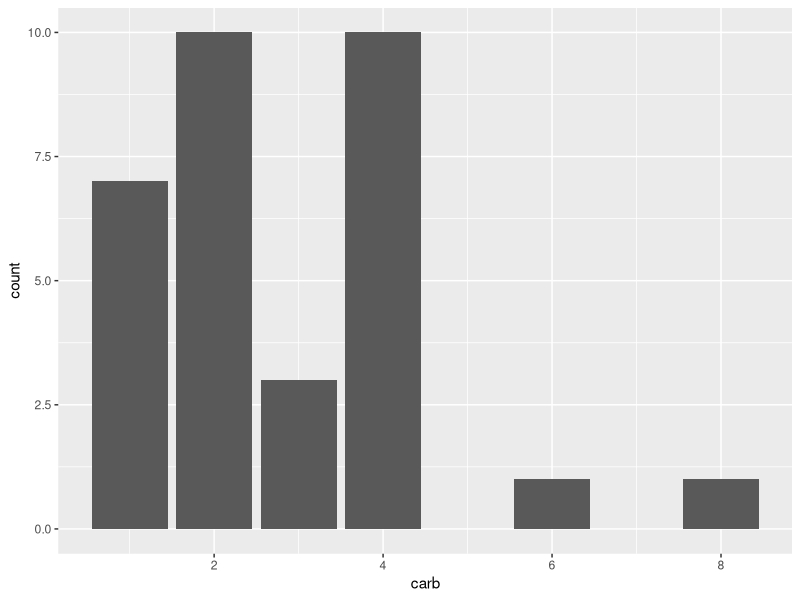
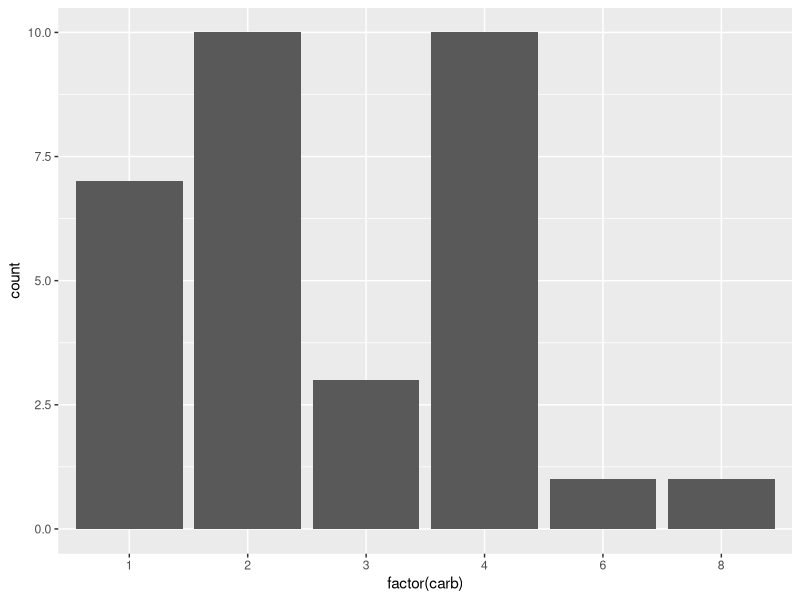
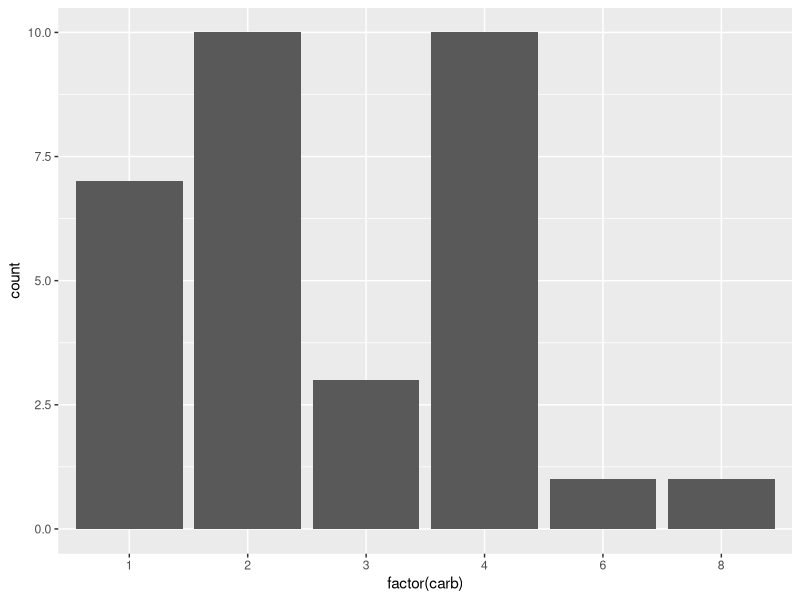
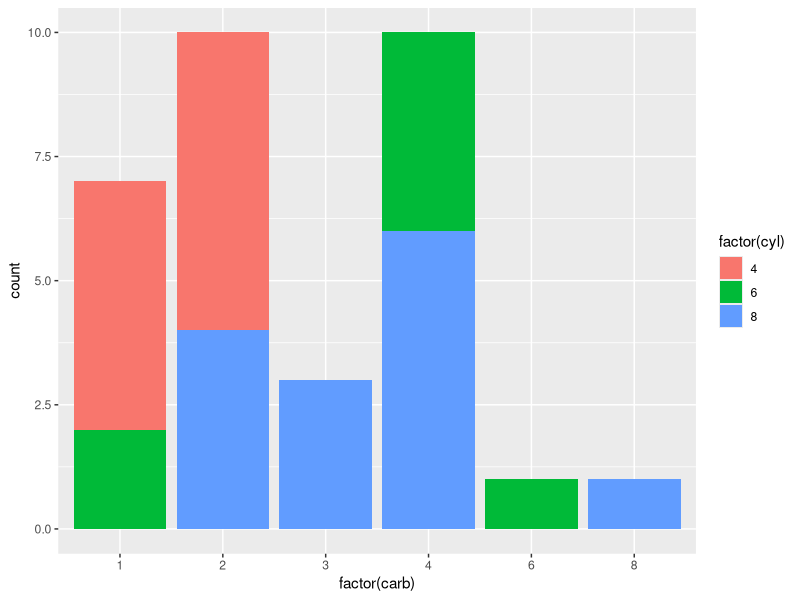
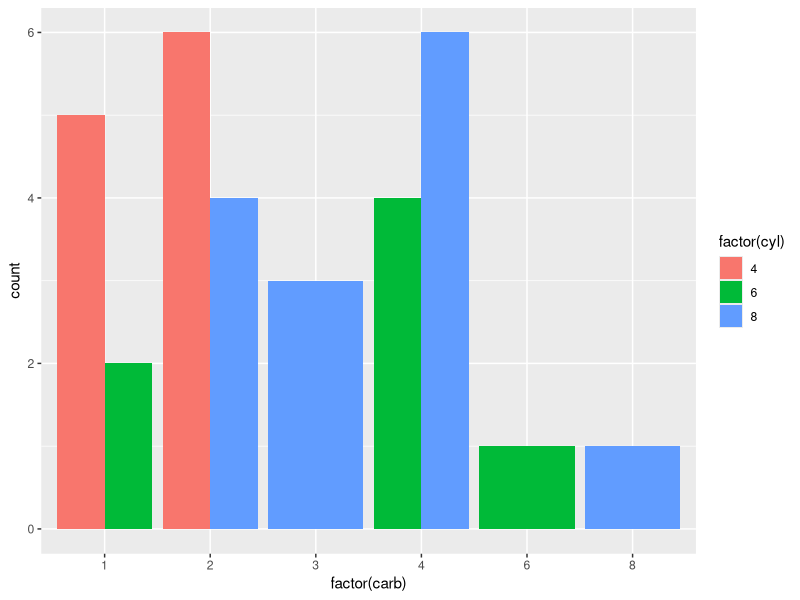
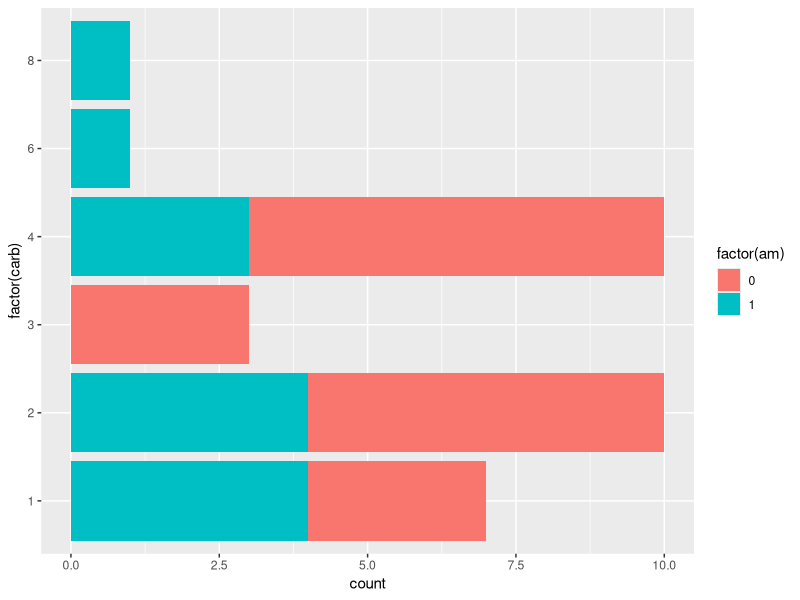
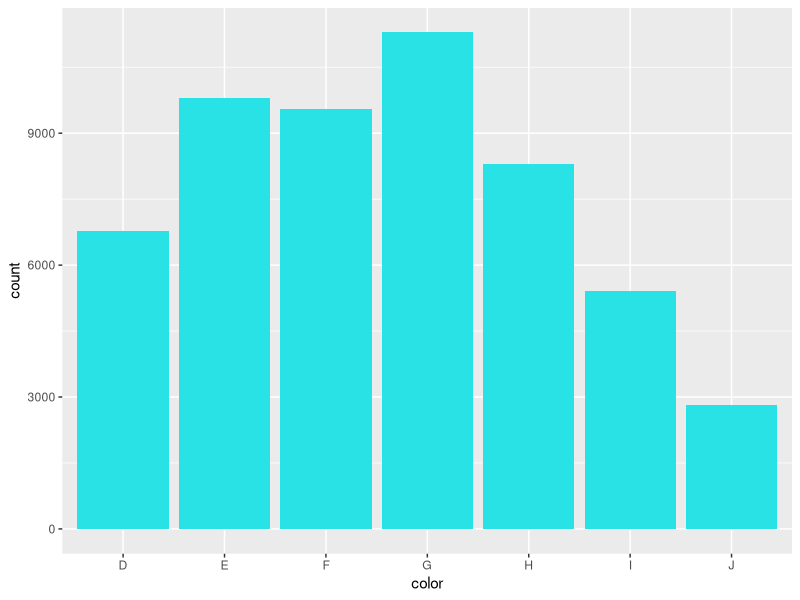
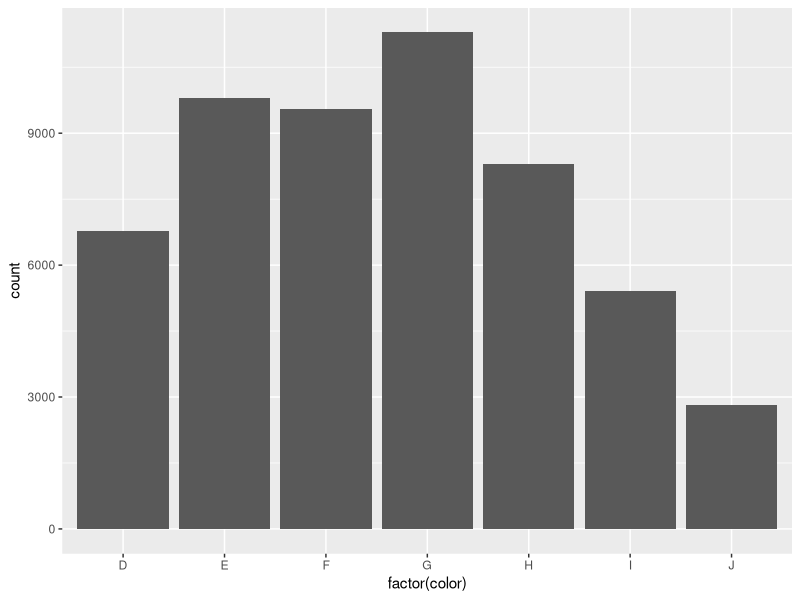

R code for these plots, in order: (Note: this script raises an error after producing the figures.)
#install.packages("ggplot2")
library(ggplot2)

### barplot

head(mtcars)

ggplot(data = mtcars, aes(carb)) + geom_bar()
ggplot(data = mtcars, aes(factor(carb))) + geom_bar()
ggplot(data = mtcars) + geom_bar(aes(factor(carb)))
ggplot(data = mtcars) + geom_bar(aes(factor(carb),fill=factor(cyl)))
ggplot(data = mtcars) + geom_bar(aes(x=factor(carb),fill=factor(cyl)),position='dodge')
ggplot(data = mtcars) + geom_bar(aes(factor(carb),fill=factor(am))) + coord_flip()

head(diamonds)
dataset = diamonds
ggplot(data = dataset, aes(color)) + geom_bar(fill=5)
p <-  ggplot(data = dataset)
p + geom_bar(aes(factor(color)))
p + geom_bar(aes(factor(color),fill=factor(clarity)))
p + geom_bar(aes(factor(color),fill=factor(clarity)),position='dodge')

# PRICE LEVEL
summary(diamonds$price)
# 1000, 5000
pricelevel <- (diamonds$price>1000) + (diamonds$price > 5000)
is.vector(pricelevel)
#pricelevel[pricelevel==2]
dataset$pricelevel <-  as.factor(as.integer(pricelevel))

p <-  ggplot(data = dataset)
p + geom_bar(aes(factor(color),fill=factor(clarity))) + 
  facet_wrap(~pricelevel)

### boxplot
p + geom_boxplot(aes(x=factor(clarity),y=price))
p + geom_boxplot(aes(x=factor(clarity),y=price)) + geom_jitter()
p + geom_boxplot(aes(x=factor(clarity),y=price)) + 
  geom_jitter(aes(x=factor(clarity),y=price))

### point and smooth
p <- ggplot(dataset, aes(x=carat,y=price))
p + geom_smooth()
p + geom_smooth() + geom_point(aes(color=cut))

### density and histogram 
ggplot(dataset, aes(x=price)) + geom_histogram(bins=10)
ggplot(dataset, aes(x=price)) + geom_histogram(bins=30)
ggplot(dataset, aes(x=price)) + geom_density(color=5,fill=9)
ggplot(dataset, aes(x=price,y=carat)) + geom_density2d(aes(fill=..level..))#,geom="polygon")
ggplot(dataset, aes(x=price,y=carat)) + 
  stat_density2d(aes(fill=..level..),geom="polygon") +
  geom_vline(aes(xintercept=3000)) + 
  geom_hline(aes(yintercept=0.8))

###
head(diamonds)
library(dplyr)
count(diamonds, x>4)
is.factor(diamonds$x)



vec <- rep(c("pen","pineapple","apple","pen"), 10)
fac = as.factor(vec)
str(vec)
str(fac)
c(fac,"japan")


l <- as.factor(c("a","b","c","d","a"))
class(c("a","b"))
class(l)
l
c(l,"e")
